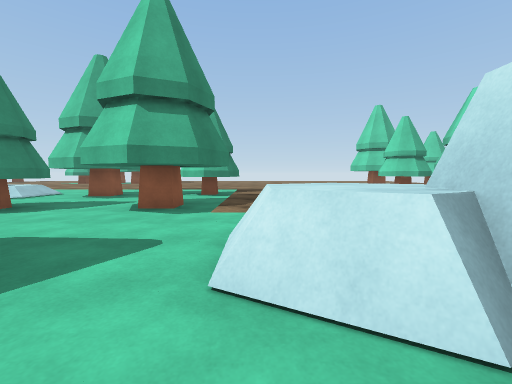
[1] (above)

24 first-person views from a walk through a scene from a Unity 3-D project. The camera is 1.2 m above the floor, tilts 4° down and sees 90° across. The floor is counted in squares, 2 m on a side. Each view is taken from the middle of a square. On the plan, view 1 faces up. The plan holds only what a view shows up to about 9 squares ahead; the rest is blank. The place goes on beyond the plan. Surface patterns are stand-ins for the level's own textures.

[2]
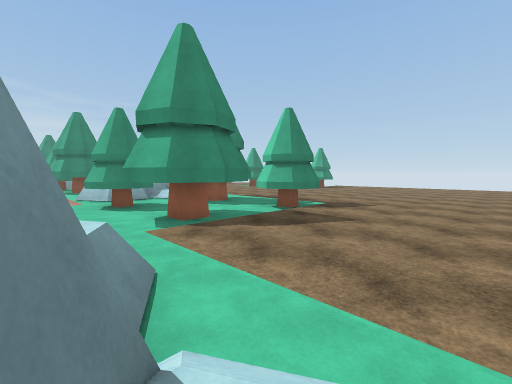

[3]
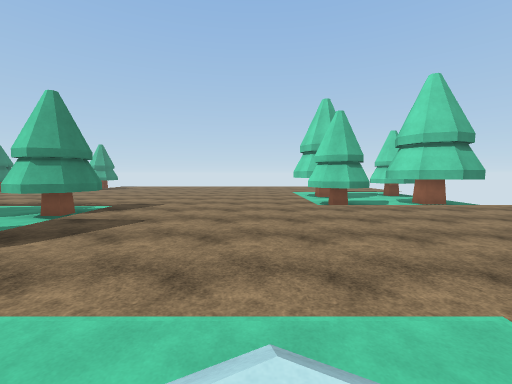

[4]
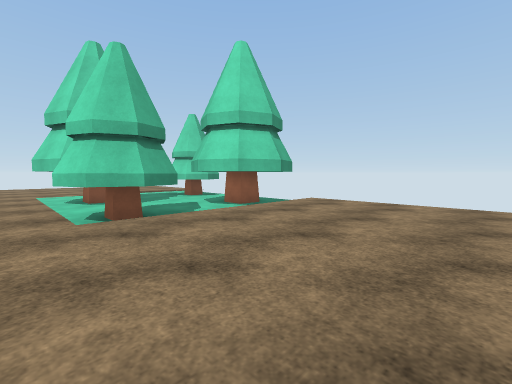

[5]
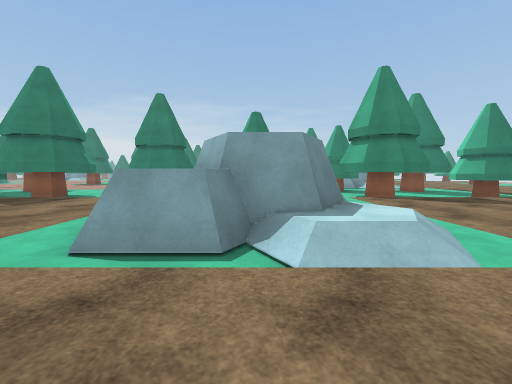

[6]
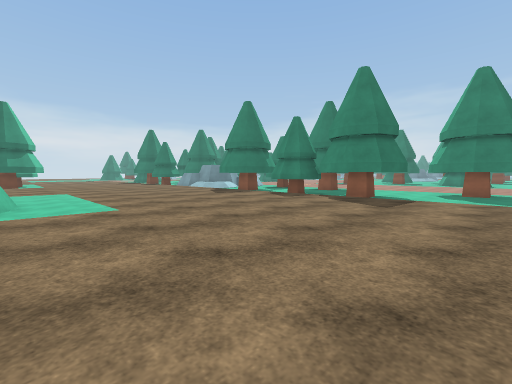

[7]
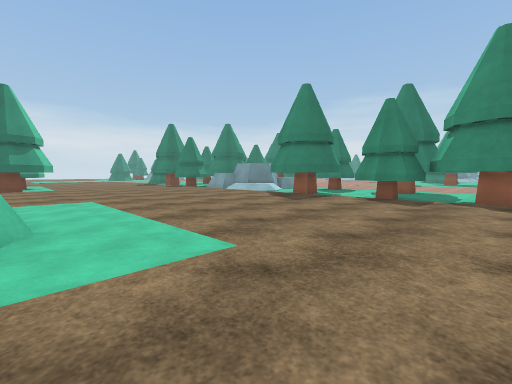

[8]
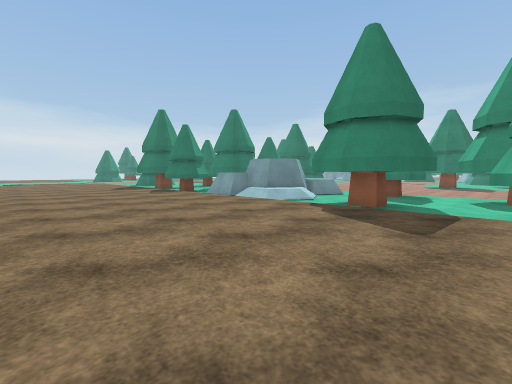

[9]
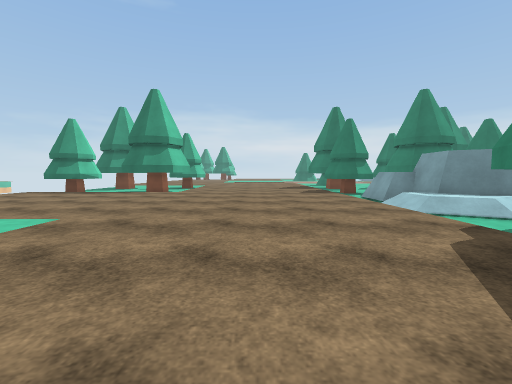

[10]
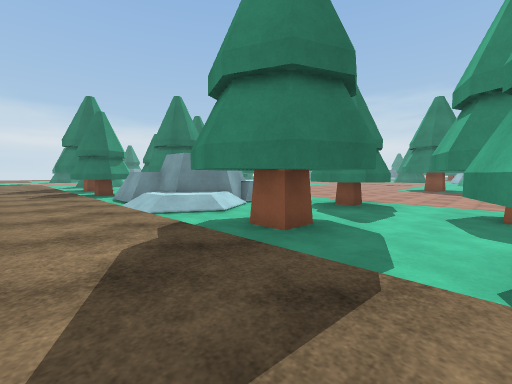

[11]
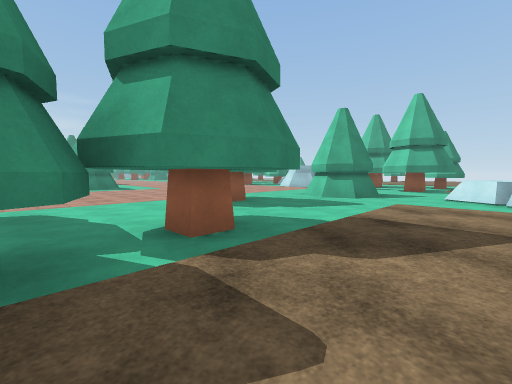

[12]
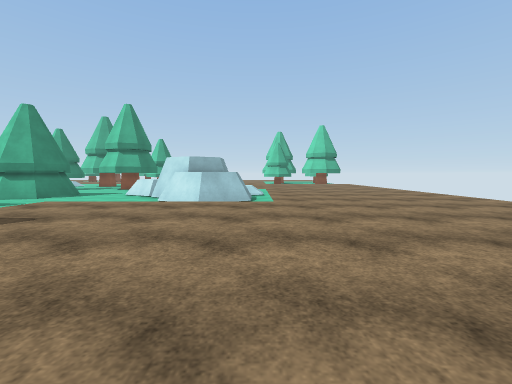

[13]
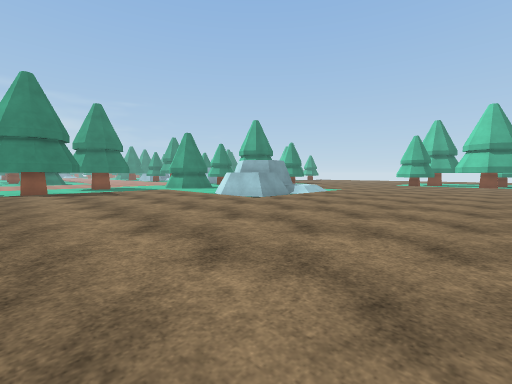

[14]
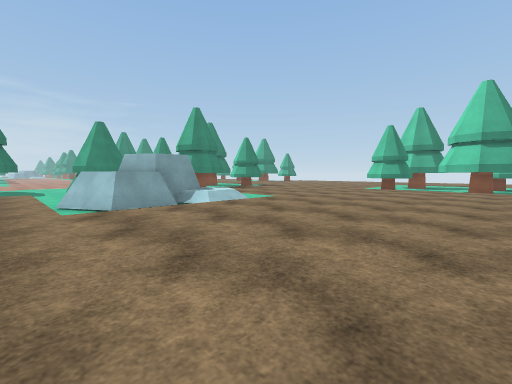

[15]
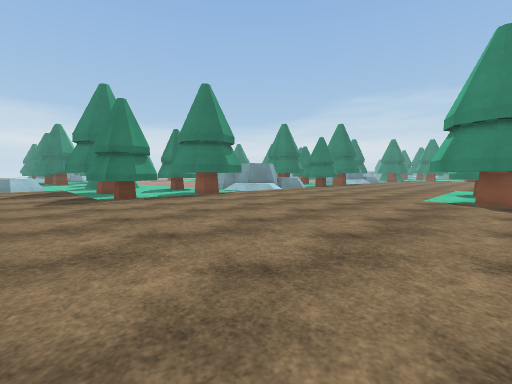

[16]
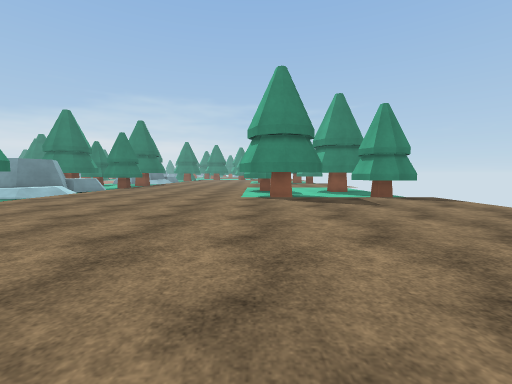

[17]
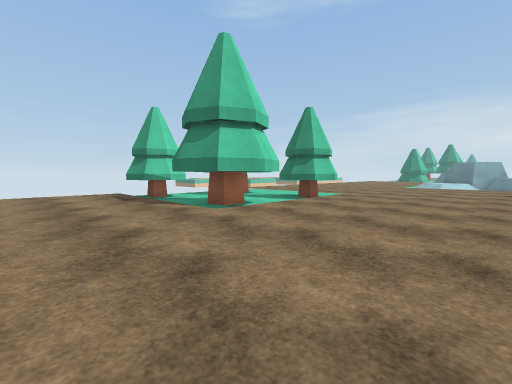

[18]
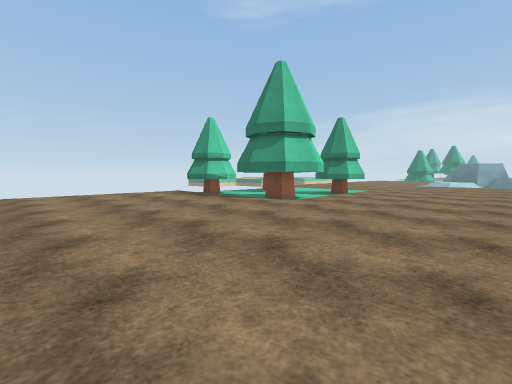

[19]
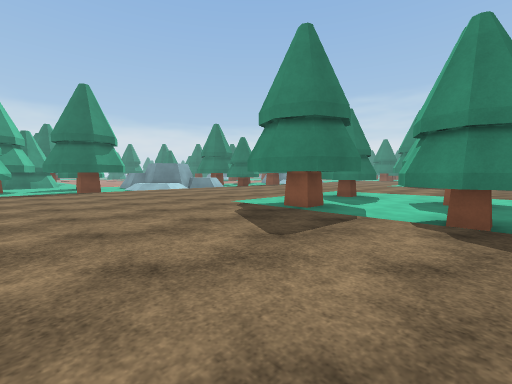

[20]
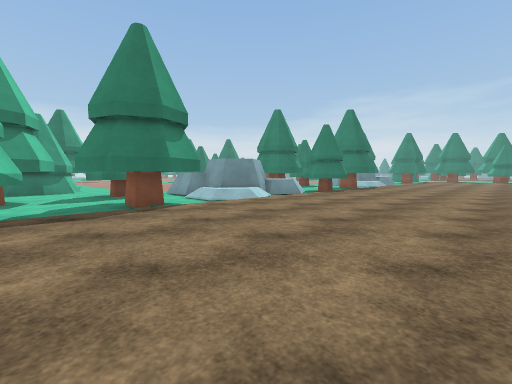

[21]
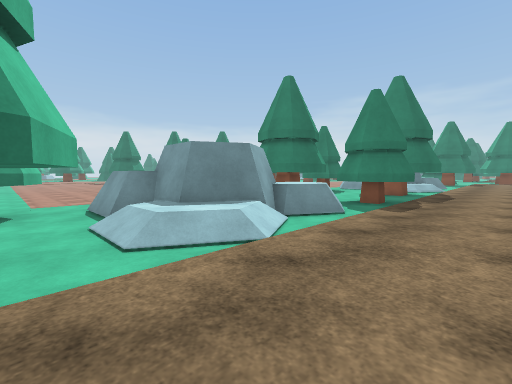

[22]
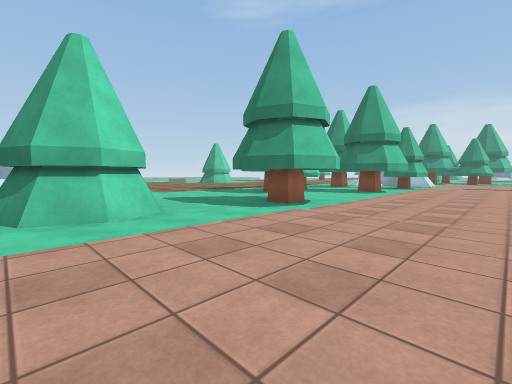

[23]
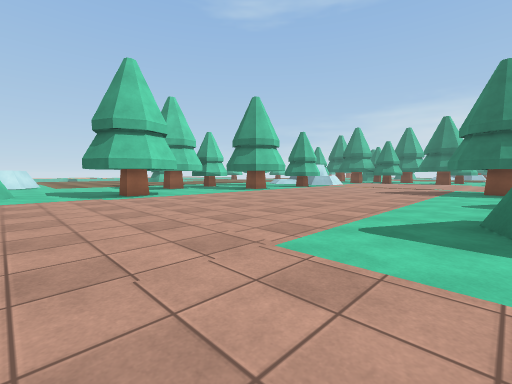

[24]
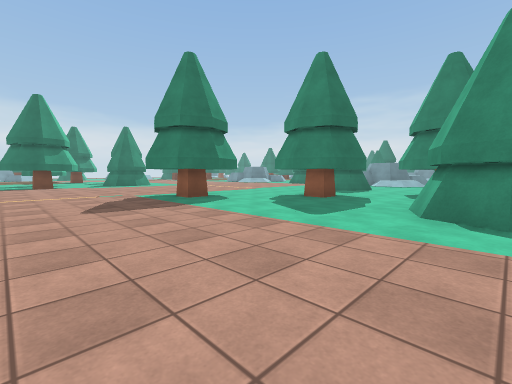

### Floor plan
Key: @ floor where view 1 was taken; # wall or solid block; . main floor; - floor 0.25 m lower than the main floor; / step, stairs or slope; = window, fence, low wall or low ledge; ^ raised ledge; T tree.
Columns run from 14 left of view 1 to 9 right of it. Each row starts with its distance up from view 1.
 18    .TTTTT....  .........
 17    .TTTTT....  .........
 16   ..-TTT-..... .........
 15   ..TTTTT...............
 14    .TT-TT...............
 13 ...................TT-TT
 12 ...................TTTTT
 11  ..................-TTTT
 10 ...................TTTTT
  9 ...................TT-TT
  8 T-TT-=-//TT-TT..........
  7 TTTT^^#//TTTTT..........
  6  TT   ##/-TTT-..........
  5   TT   ^/TTTTT..........
  4    T   #-TT TT..........
  3         --   --=-//.....
  2       ---- T  ^^#//.....
  1       ----TTT -###/.....
  0   -------- T  @-#^/.....
 -1   --------    --/#-.....
 -2   -------TT  -..........
 -3  T-------TTT -..........
 -4  TT-------TTT-..........
 -5  T ------- TTT..........
 -6    -------  TT..........
 -7 T  ------TT TT.....--
 -8 TT ------TTTTT.....--T
 -9 TTT-------TTT-.....-T
-10  TTT-----TTTTT.....-
-11   TT-----TT-TT.....--
-12   --------=-//.......
-13   -----   ^#//........
-14    ----    ##/.........
-15      --     ^/..........
-16              -..........
-17     TT TTTT TT.....TT TT

Where each view was taken, in squares from view 1:
view 1: 0 up, 0 right, facing up
view 2: 2 up, 3 right, facing up-left
view 3: 2 up, 3 right, facing up
view 4: 5 up, 4 right, facing up-right
view 5: 1 up, 6 right, facing left
view 6: 2 down, 6 right, facing down-left
view 7: 5 down, 6 right, facing down-left
view 8: 8 down, 4 right, facing down-left
view 9: 8 down, 2 right, facing down
view 10: 8 down, 1 right, facing down-left
view 11: 7 down, 1 right, facing up-left
view 12: 7 down, 4 right, facing up
view 13: 6 down, 9 right, facing up-left
view 14: 2 down, 9 right, facing up-left
view 15: 15 up, 1 right, facing down-left
view 16: 14 up, 1 right, facing left
view 17: 16 up, 1 right, facing down-right
view 18: 18 up, 1 right, facing down-right
view 19: 18 up, 2 left, facing down-left
view 20: 13 up, 2 left, facing down-left
view 21: 10 up, 5 left, facing down-left
view 22: 2 up, 8 left, facing down-right
view 23: 0 up, 12 left, facing down-right
view 24: 4 down, 8 left, facing down-left
